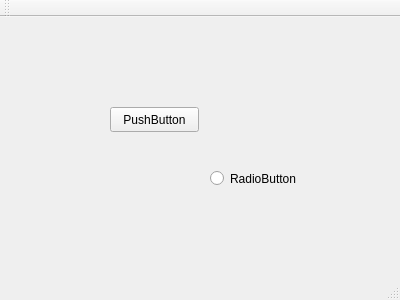
<?xml version="1.0" encoding="UTF-8"?>
<ui version="4.0">
 <class>MainWindow</class>
 <widget class="QMainWindow" name="MainWindow">
  <property name="geometry">
   <rect>
    <x>0</x>
    <y>0</y>
    <width>400</width>
    <height>300</height>
   </rect>
  </property>
  <property name="windowTitle">
   <string>MainWindow</string>
  </property>
  <widget class="QWidget" name="centralWidget">
   <widget class="QPushButton" name="pushButton">
    <property name="geometry">
     <rect>
      <x>110</x>
      <y>90</y>
      <width>89</width>
      <height>25</height>
     </rect>
    </property>
    <property name="text">
     <string>PushButton</string>
    </property>
   </widget>
   <widget class="QRadioButton" name="radioButton">
    <property name="geometry">
     <rect>
      <x>210</x>
      <y>150</y>
      <width>112</width>
      <height>23</height>
     </rect>
    </property>
    <property name="text">
     <string>RadioButton</string>
    </property>
   </widget>
  </widget>
  <widget class="QToolBar" name="mainToolBar">
   <attribute name="toolBarArea">
    <enum>TopToolBarArea</enum>
   </attribute>
   <attribute name="toolBarBreak">
    <bool>false</bool>
   </attribute>
  </widget>
  <widget class="QStatusBar" name="statusBar"/>
  <action name="actionNew">
   <property name="text">
    <string>New</string>
   </property>
  </action>
 </widget>
 <layoutdefault spacing="6" margin="11"/>
 <resources/>
 <connections/>
</ui>
